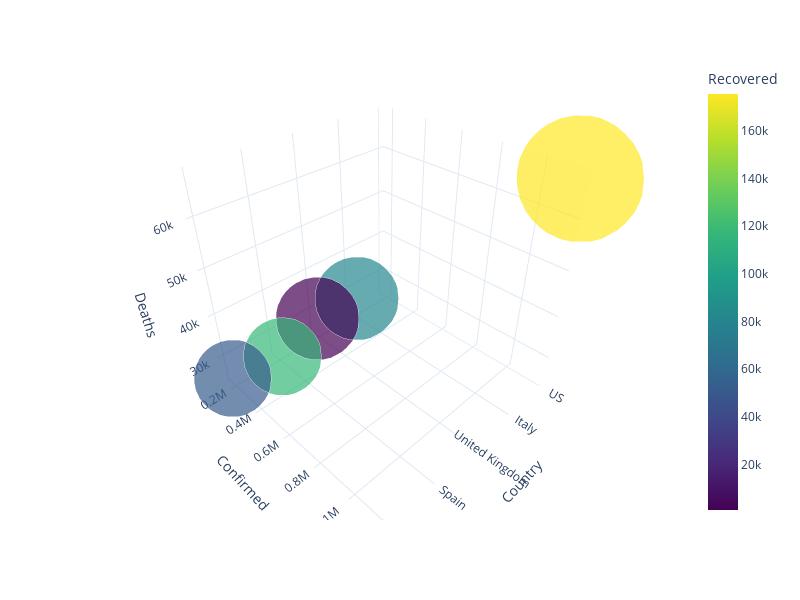

Notebook code cell kept with this figure:
### Code cell
import plotly.express as px
df = country_df.sort_values('Deaths', ascending=False).head(5)
fig = px.scatter_3d(
    df, x="Country", y="Confirmed", z="Deaths",
    color="Recovered", size="Deaths", size_max=125, hover_name="Country",
    color_continuous_scale="Viridis")

fig.update_layout(
    autosize=False,
    width=800,
    height=600,
    template='plotly_white'
)


fig.show()

### Figure 1 — Plotly figure (JSON) as saved in the notebook; plotly's stock layout.template omitted (floating-point values rounded to 4 significant figures)
{"data": [{"hovertemplate": "<b>%{hovertext}</b><br><br>Country=%{x}<br>Confirmed=%{y}<br>Deaths=%{marker.size}<br>Recovered=%{marker.color}<extra></extra>", "hovertext": ["US", "Italy", "United Kingdom", "Spain", "France"], "legendgroup": "", "marker": {"color": [175382, 81654, 901, 117248, 50663], "coloraxis": "coloraxis", "size": [67200, 28884, 28520, 25100, 24763], "sizemode": "area", "sizeref": 4.301, "symbol": "circle"}, "mode": "markers", "name": "", "scene": "scene", "showlegend": false, "type": "scatter3d", "x": ["US", "Italy", "United Kingdom", "Spain", "France"], "y": [1149197, 210717, 187840, 216582, 168518], "z": [67200, 28884, 28520, 25100, 24763]}], "layout": {"autosize": false, "coloraxis": {"colorbar": {"title": {"text": "Recovered"}}, "colorscale": [[0, "#440154"], [0.1111, "#482878"], [0.2222, "#3e4989"], [0.3333, "#31688e"], [0.4444, "#26828e"], [0.5556, "#1f9e89"], [0.6667, "#35b779"], [0.7778, "#6ece58"], [0.8889, "#b5de2b"], [1, "#fde725"]]}, "height": 600, "legend": {"itemsizing": "constant", "tracegroupgap": 0}, "margin": {"t": 60}, "scene": {"domain": {"x": [0, 1], "y": [0, 1]}, "xaxis": {"title": {"text": "Country"}}, "yaxis": {"title": {"text": "Confirmed"}}, "zaxis": {"title": {"text": "Deaths"}}}, "width": 800}}
